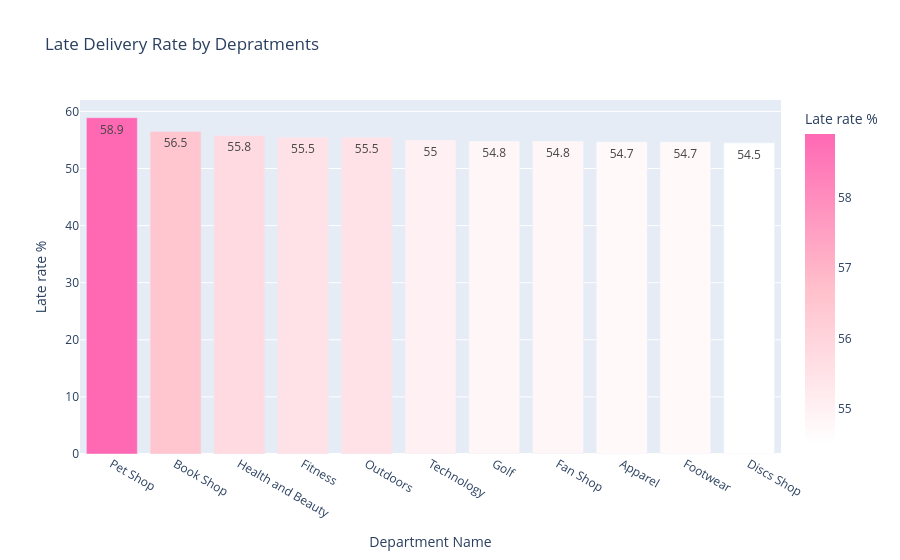

The notebook cell saved with this chart:
### Markdown cell above
## Shipping Mode  Late Delivery Rate (%)

First Class: 95.3% late rate. Second Class: 76.4%. Standard Class: 38%.

This is the most striking finding in the entire EDA. Premium shipping modes
have dramatically HIGHER late delivery rates  the opposite of what customers expect.

The likely explanation: First Class and Second Class promise faster delivery windows
(1–2 days), which are extremely difficult to honour consistently. Standard Class
sets conservative 4–5 day expectations, making it far easier to deliver on time.

Business implication: Customers paying more for speed are the most likely to be
disappointed. Shipping Mode will almost certainly be a top feature in our classifier.

### Code cell
dept_delay=df.groupby("Department Name")['Late_delivery_risk'].mean().sort_values(ascending=False).reset_index()
dept_delay['Late rate %']=(dept_delay['Late_delivery_risk']*100).round(1)

fig=px.bar(dept_delay,x='Department Name',y='Late rate %',text="Late rate %",color="Late rate %",color_continuous_scale=["white", "pink", "hotpink"],title="Late Delivery Rate by Depratments")
fig.show()

### Figure 1 — Plotly figure (JSON) as saved in the notebook; plotly's stock layout.template omitted (floating-point values rounded to 4 significant figures)
{"data": [{"hovertemplate": "Department Name=%{x}<br>Late rate %=%{marker.color}<extra></extra>", "legendgroup": "", "marker": {"color": [58.9, 56.5, 55.8, 55.5, 55.5, 55.0, 54.8, 54.8, 54.7, 54.7, 54.5], "coloraxis": "coloraxis", "pattern": {"shape": ""}}, "name": "", "orientation": "v", "showlegend": false, "text": [58.9, 56.5, 55.8, 55.5, 55.5, 55.0, 54.8, 54.8, 54.7, 54.7, 54.5], "textposition": "auto", "type": "bar", "x": ["Pet Shop", "Book Shop", "Health and Beauty ", "Fitness", "Outdoors", "Technology", "Golf", "Fan Shop", "Apparel", "Footwear", "Discs Shop"], "xaxis": "x", "y": [58.9, 56.5, 55.8, 55.5, 55.5, 55.0, 54.8, 54.8, 54.7, 54.7, 54.5], "yaxis": "y"}], "layout": {"barmode": "relative", "coloraxis": {"colorbar": {"title": {"text": "Late rate %"}}, "colorscale": [[0, "white"], [0.5, "pink"], [1, "hotpink"]]}, "legend": {"tracegroupgap": 0}, "title": {"text": "Late Delivery Rate by Depratments"}, "xaxis": {"anchor": "y", "domain": [0, 1], "title": {"text": "Department Name"}}, "yaxis": {"anchor": "x", "domain": [0, 1], "title": {"text": "Late rate %"}}}}
